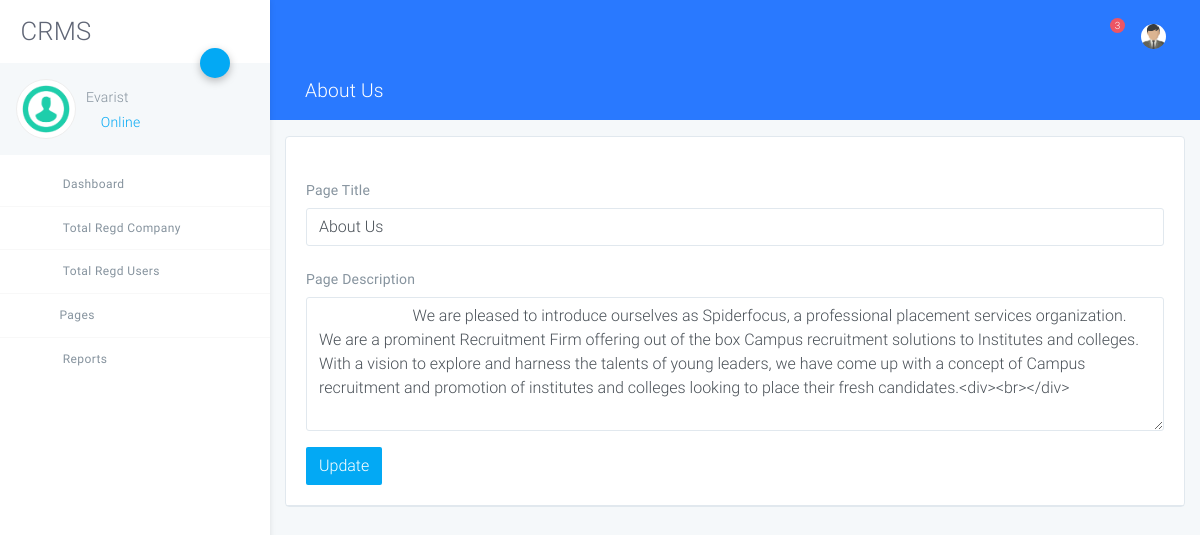
Screenshot of /admin/about-us.php (signed in) with the database file from the repository.
### tables this page shows
CREATE TABLE `tblpage` (
  `ID` int(10) NOT NULL,
  `PageType` varchar(120) DEFAULT NULL,
  `PageTitle` varchar(200) DEFAULT NULL,
  `PageDescription` mediumtext DEFAULT NULL,
  `Email` varchar(120) DEFAULT NULL,
  `MobileNumber` bigint(13) DEFAULT NULL,
  `UpdationDate` timestamp NULL DEFAULT NULL ON UPDATE current_timestamp()
);

### admin/about-us.php (the view, shortened to what this page needs)
<?php
include('includes/dbconnection.php');
if (strlen($_SESSION['crmsaid']==0)) {
  header('location:logout.php');
  } else{
?>
<!DOCTYPE html>
<html lang="zxx">
<head>
    <link rel="stylesheet" href="assets/css/app.css">
</head>
<body class="light">
<div id="app">
<?php include_once('includes/sidebar.php');?>
<?php include_once('includes/header.php');?>
    <div class="page has-sidebar-left">
    <header class="blue accent-3 relative">
        <div class="container-fluid text-white">
            <div class="row p-t-b-10 ">
                <div class="col">
                    <h4>
                        <i class="icon-package"></i>
                        About Us
                    </h4>
                </div>
            </div>
        </div>
    </header>
    <div class="animatedParent animateOnce">
        <div class="container-fluid my-3">
            <div class="row">
                <div class="col-md-12">
                    <div class="card">
                        <div class="card-body b-b">
                            <form method="post">
  <?php
$ret=mysqli_query($con,"select * from  tblpage where PageType='aboutus'");
while ($row=mysqli_fetch_array($ret)) {
?>
                                <div class="form-row">
                                    <div class="form-group col-md-12">
                                        <label for="inputEmail4" class="col-form-label">Page Title</label>
                                        <input type="text" name="pagetitle" id="pagetitle" value="<?php  echo $row['PageTitle'];?>" class="form-control" required='true'>
                                    </div>
                                    <div class="form-group col-md-12">
                                        <label for="inputPassword4" class="col-form-label">Page Description</label>
                                       <textarea name="pagedes" id="pagedes" rows="5" class="form-control">
        <?php  echo $row['PageDescription'];?></textarea>
                                    </div>
                                </div>
                               <?php } ?>
                                <button type="submit" name="submit" class="btn btn-primary">Update</button>
                            </form>
                        </div>
                    </div>
                </div>
            </div>
        </div>
    </div>
</div>
</div>
</body>
</html>
<?php } ?>

### admin/includes/sidebar.php (shortened to what this page needs)
<?php
include('includes/dbconnection.php');
  ?>
<aside class="main-sidebar fixed offcanvas shadow">
    <section class="sidebar">
        <div class="w-80px mt-3 mb-3 ml-3">
 <h2 align="center"> CRMS</h2>
        </div>
        <div class="relative">
            <a data-toggle="collapse" href="#userSettingsCollapse" role="button" aria-expanded="false"
               aria-controls="userSettingsCollapse" class="btn-fab btn-fab-sm fab-right fab-top btn-primary shadow1 ">
                <i class="icon icon-cogs"></i>
            </a>
            <div class="user-panel p-3 light mb-2">
                <div>
                    <div class="float-left image">
                        <img class="user_avatar" src="assets/img/dummy/image.png" alt="User Image">
                    </div>
                    <div class="float-left info">
                        <?php
$aid=$_SESSION['crmsaid'];
$ret=mysqli_query($con,"select AdminName from tbladmin where ID='$aid'");
$row=mysqli_fetch_array($ret);
$name=$row['AdminName'];
?>
                        <h6 class="font-weight-light mt-2 mb-1"><?php echo $name; ?></h6>
                        <a href="#"><i class="icon-circle text-primary blink"></i> Online</a>
                    </div>
                </div>
                <div class="clearfix"></div>
            </div>
        </div>
        <ul class="sidebar-menu">
            <li class="treeview"><a href="dashboard.php">
                <i class="icon icon-sailing-boat-water purple-text s-18"></i> <span>Dashboard</span>
            </a>
            </li>
            <li class="treeview"><a href="total-regcompany.php">
                <i class="icon icon icon-package blue-text s-18"></i> <span>Total Regd Company</span>
            </a>
            </li>
            <li class="treeview"><a href="total-regusers.php">
                <i class="icon icon-account_box light-green-text s-18"></i> <span>Total Regd Users</span>
            </a>
            </li>
            <li class="treeview"><a href="#"><i class="icon icon-documents3 text-blue s-18"></i>Pages<i
                    class="icon icon-angle-left s-18 pull-right"></i></a>
            </li>
            <li class="treeview no-b"><a href="#">
                <i class="icon icon-package light-green-text s-18"></i>
                <span>Reports</span>
            </a>
            </li>
        </ul>
    </section>
</aside>

### rows the page displays
tblpage: pagetitle "About Us", pagedes "We are pleased to introduce ourselves as Spiderfocus, a professional placement services organization. We are a prominent Recruitment Firm offering out of the box Campus recruitment solutions to Institutes and colleges. With a vision to explore and harness the talents of young leaders, we have come up with a concept of Campus recruitment and promotion of institutes and colleges looking to place their fresh candidates.<div><br></div>"

### other values shown
$name "Evarist"
$count "3"
